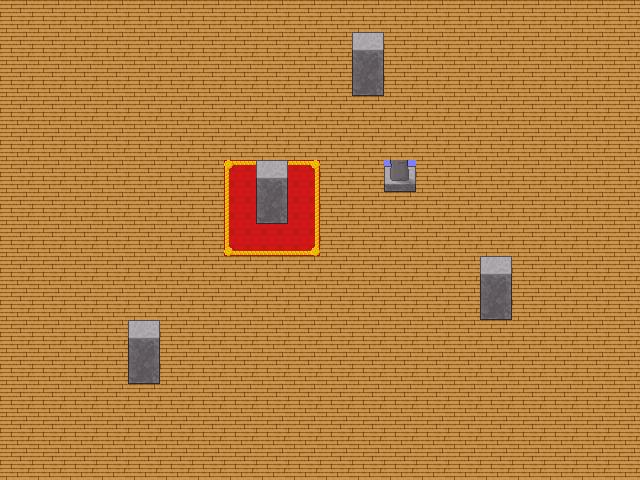

The image is a tile-based game level rendered from a .tmx file. Its description and source (layers, tilesets, objects; grid data summarised) follow:
An orthogonal 20x15 tile map with 32x32 px tiles, 2 tile layers (Tile Layer 1, Tile Layer 2), 2 tilesets.

<map version="1.0" orientation="orthogonal" width="20" height="15" tilewidth="32" tileheight="32">
 <properties>
  <property name="blended tiles" value="186,188,189,190,191,193,194,196,198,199,200,201,202,203,204,205,206,207,208,209,210,211,212,213,214,218,220,221,222,226,228,229,230,231,232,233,234,235,236,239,240,241,242,243,244,245,246,247,248,249,250,251,252,253,254,389,390,391,392,393,394,395,396,397,398,399,400" />
 </properties>
 <tileset firstgid="1" name="lower" tilewidth="32" tileheight="32">
  <image source="tilesets/test/lower.PNG" trans="b5a5d5" width="192" height="160" />
 </tileset>
 <tileset firstgid="31" name="upper" tilewidth="32" tileheight="32">
  <image source="tilesets/test/upper.PNG" trans="b5a5d5" width="256" height="128" />
 </tileset>
 <layer name="Tile Layer 1" width="20" height="15">
  <properties>
   <property name="layer" value="1" />
  </properties>
  <data>[300 cells, 300 non-empty, 11 distinct tile ids]</data>
 </layer>
 <layer name="Tile Layer 2" width="20" height="15">
  <properties>
   <property name="layer" value="0" />
  </properties>
  <data>[300 cells, 8 non-empty, 2 distinct tile ids]</data>
 </layer>
</map>
